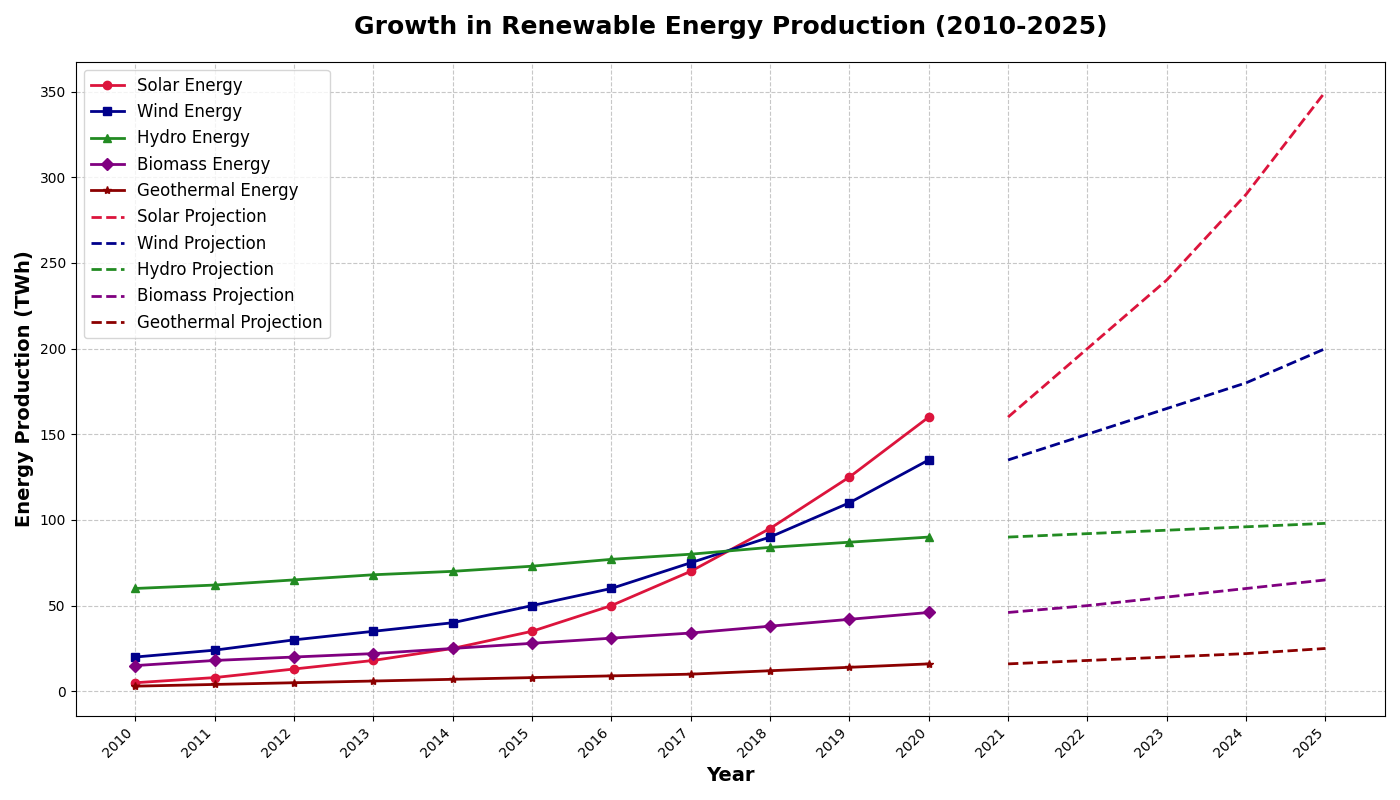

Python code for this plot:
import matplotlib.pyplot as plt
import numpy as np

years = np.arange(2010, 2021)
solar_energy = np.array([5, 8, 13, 18, 25, 35, 50, 70, 95, 125, 160])
wind_energy = np.array([20, 24, 30, 35, 40, 50, 60, 75, 90, 110, 135])
hydro_energy = np.array([60, 62, 65, 68, 70, 73, 77, 80, 84, 87, 90])
biomass_energy = np.array([15, 18, 20, 22, 25, 28, 31, 34, 38, 42, 46])
geothermal_energy = np.array([3, 4, 5, 6, 7, 8, 9, 10, 12, 14, 16])

solar_projection = np.array([160, 200, 240, 290, 350])
wind_projection = np.array([135, 150, 165, 180, 200])
hydro_projection = np.array([90, 92, 94, 96, 98])
biomass_projection = np.array([46, 50, 55, 60, 65])
geothermal_projection = np.array([16, 18, 20, 22, 25])

projection_years = np.arange(2021, 2026)

fig, ax = plt.subplots(figsize=(14, 8))

ax.plot(years, solar_energy, label='Solar Energy', color='crimson', linewidth=2, marker='o')
ax.plot(years, wind_energy, label='Wind Energy', color='darkblue', linewidth=2, marker='s')
ax.plot(years, hydro_energy, label='Hydro Energy', color='forestgreen', linewidth=2, marker='^')
ax.plot(years, biomass_energy, label='Biomass Energy', color='purple', linewidth=2, marker='D')
ax.plot(years, geothermal_energy, label='Geothermal Energy', color='darkred', linewidth=2, marker='*')

ax.plot(projection_years, solar_projection, label='Solar Projection', color='crimson', linestyle='--', linewidth=2)
ax.plot(projection_years, wind_projection, label='Wind Projection', color='darkblue', linestyle='--', linewidth=2)
ax.plot(projection_years, hydro_projection, label='Hydro Projection', color='forestgreen', linestyle='--', linewidth=2)
ax.plot(projection_years, biomass_projection, label='Biomass Projection', color='purple', linestyle='--', linewidth=2)
ax.plot(projection_years, geothermal_projection, label='Geothermal Projection', color='darkred', linestyle='--', linewidth=2)

ax.set_title('Growth in Renewable Energy Production (2010-2025)', fontsize=18, fontweight='bold', pad=20)
ax.set_xlabel('Year', fontsize=14, fontweight='bold')
ax.set_ylabel('Energy Production (TWh)', fontsize=14, fontweight='bold')

ax.grid(True, linestyle='--', alpha=0.7)
ax.legend(loc='upper left', fontsize=12)

ax.set_xticks(np.concatenate((years, projection_years)))
ax.set_xticklabels([str(year) for year in np.concatenate((years, projection_years))], rotation=45, ha='right')

plt.tight_layout()
plt.show()
